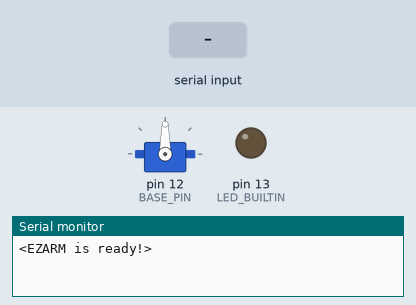
Simulated run of this sketch. Board: Arduino Uno, built with avr-gcc and run on an emulated ATmega328P. Shown: servo, output pins drawn as LEDs (lit = HIGH), the last lines printed to the serial monitor. Inputs (shaded band) come from the test bench.

Above: at 1.2 s.
1.3 s: "l" received over Serial
At 2.7 s:
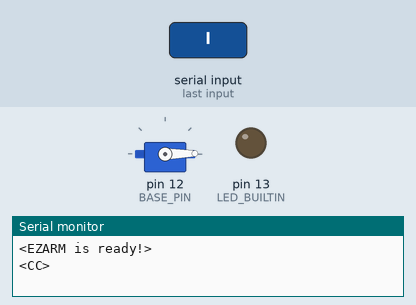
3.0 s: "r" received over Serial
At 3.1 s:
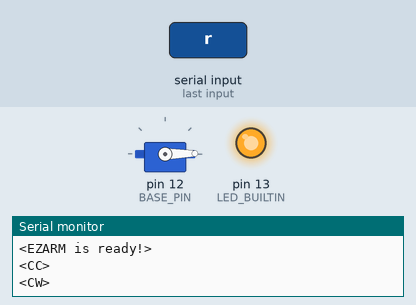
Timing chart, 0 to 6.0 s (numbered marks = the images above; inputs shaded):
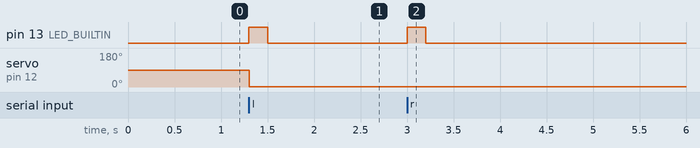

The sketch:

ezarm.ino
```cpp
#include <Servo.h>

Servo base_servo;

const int BASE_PIN = 12;
const int BASE_UNIT_DEG = 1;
const int LED_PIN = LED_BUILTIN;
const long LED_BLINK_DUR = 200;

int base_pos = 0;
char code;
boolean received_code = false;

unsigned long previous_millis = 0;

void setup() {
    Serial.begin(9600);
    pinMode(LED_BUILTIN, OUTPUT);
    base_servo.attach(BASE_PIN);
    Serial.println("<EZARM is ready!>");
}

void loop() {
    if (Serial.available() > 0) {
        code = Serial.read();
        received_code = true;
    }
    if (received_code) {
        received_code = false;
        previous_millis = millis();
        digitalWrite(LED_BUILTIN, HIGH);
        //if (code & 0b10000000) {
        if (code == 'l') {
            // base CC
            base_pos += BASE_UNIT_DEG;
            base_servo.write(base_pos);
            Serial.println("<CC>");
        }
        //if (code & 0b01000000) {
        if (code == 'r') {
            // base CW
            base_pos = BASE_UNIT_DEG;
            base_servo.write(base_pos);
            Serial.println("<CW>");
        }
    } else {
        unsigned long current_millis = millis();
        if (current_millis - previous_millis > LED_BLINK_DUR) {
            digitalWrite(LED_BUILTIN, LOW);
        }
    }
}
```

Measured:
- after the input at 1.3 s, pin 13 (LED_BUILTIN): LOW → HIGH at once, → LOW 0.20 s later; servo on pin 12 (BASE_PIN): 90° → 1° at once
- after the input at 3.0 s, pin 13 (LED_BUILTIN): LOW → HIGH at once, → LOW 0.20 s later
